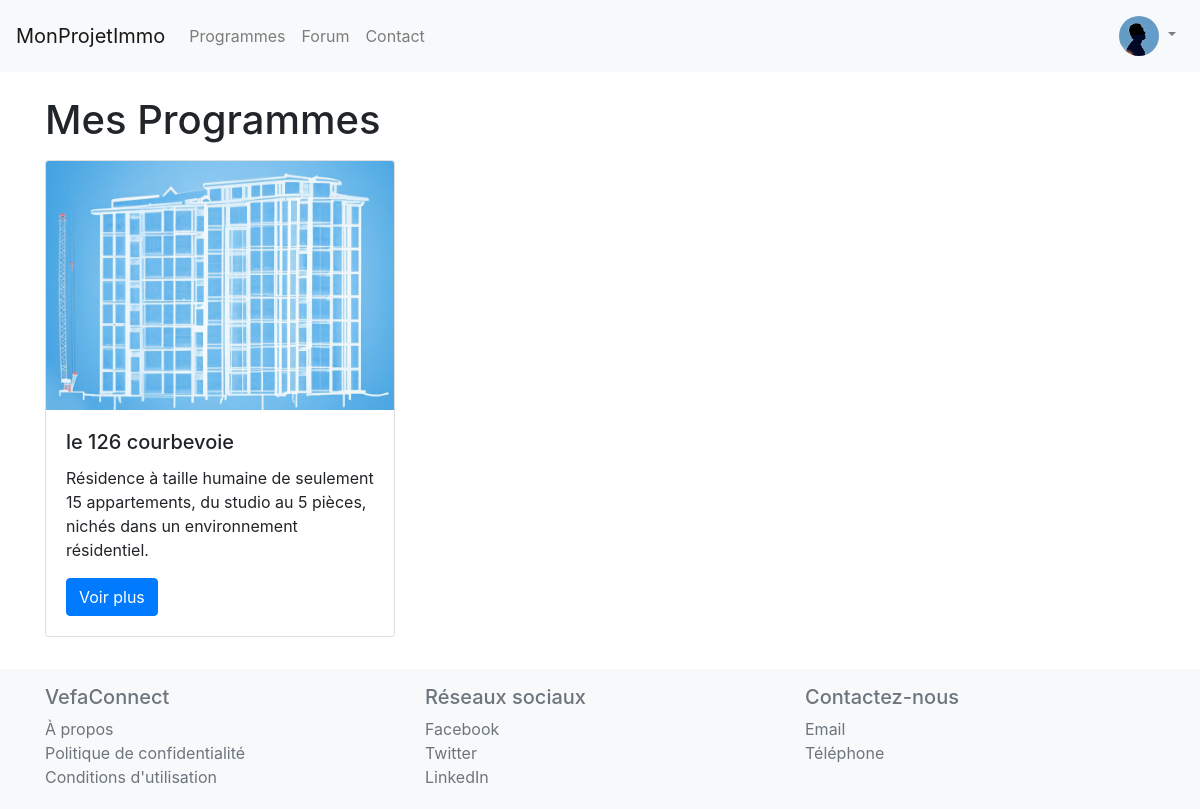
Before: /my_programs/ (signed in) with the older database file.
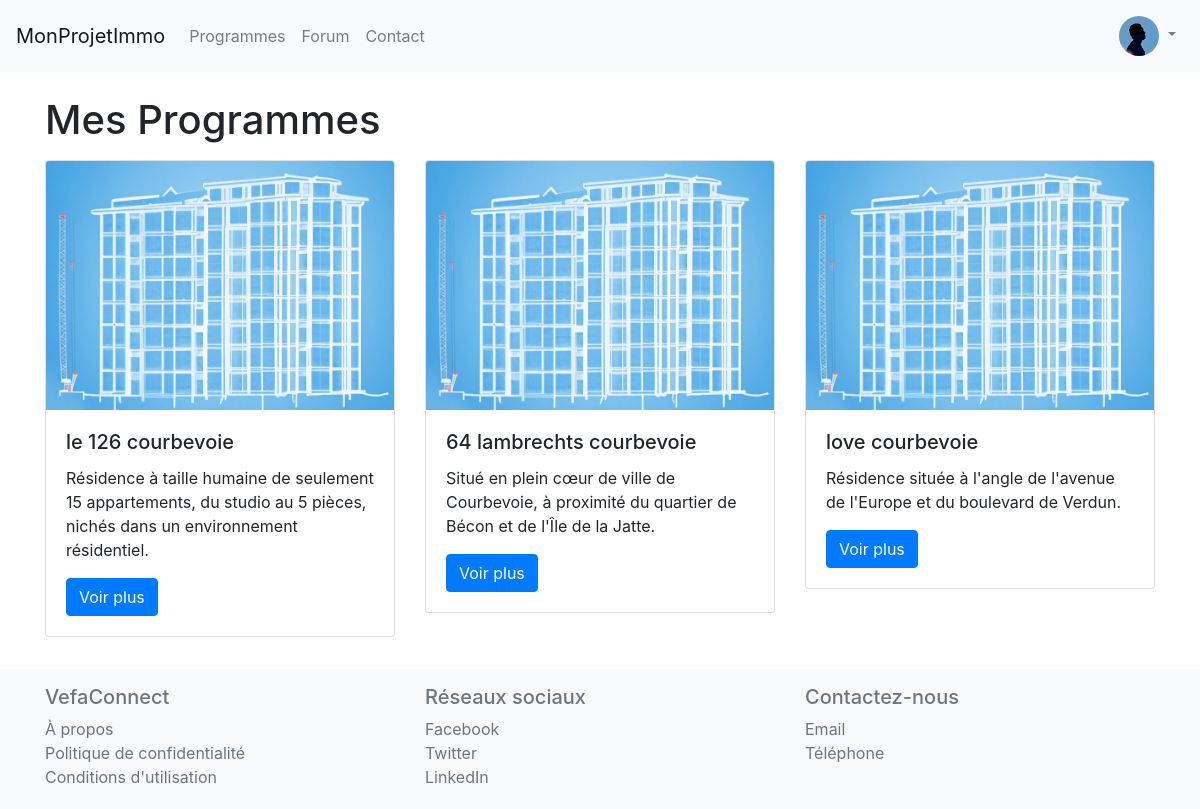
After: the same page with the newer database file.
### forum/models.py (models this page shows, shortened)
class UserProfile(models.Model):
    GENDER_CHOICES = (
        ('M', 'Male'),
        ('F', 'Female'),
        ('O', 'Other'),
)
    user = models.OneToOneField(User, on_delete=models.CASCADE)
    bio = models.TextField(blank=True)
    followed_programs = models.ManyToManyField('website.RealEstateProgram', through='website.FollowedProgram', related_name='followers')
    joined_date = models.DateTimeField(auto_now_add=True)
    photo = models.ImageField(upload_to='user_photos/', blank=True, null=True)
    first_name = models.CharField(max_length=30, blank=True, null=True)
    last_name = models.CharField(max_length=30, blank=True, null=True)
    gender = models.CharField(max_length=1, null=False, blank=False, choices=GENDER_CHOICES)

### website/models.py (models this page shows, shortened)
class FollowedProgram(models.Model):
    user_profile = models.ForeignKey('forum.UserProfile', on_delete=models.CASCADE)
    real_estate_program = models.ForeignKey(RealEstateProgram, on_delete=models.CASCADE)
    date_followed = models.DateTimeField(auto_now_add=True)
    is_owner = models.BooleanField(default=False)
    apartment_lot_reference = models.CharField(max_length=200, blank=True, null=True)

class RealEstateProgram(models.Model):
    name = models.CharField(max_length=200)
    description = models.TextField(blank=True)
    developer = models.ForeignKey(RealEstateDeveloper, on_delete=models.CASCADE, related_name='programs')
    slug = models.SlugField(unique=True, editable=False)
    end_date = models.DateField(null=True, blank=True)
    new_end_date = models.DateField(null=True, blank=True)
    address = models.ForeignKey(Address, on_delete=models.CASCADE, null=True)
    image = models.ImageField(upload_to='program_images/', null=True, blank=True)
    validated = models.BooleanField(default=False, null=False)
    class Meta:
        constraints = [
            models.UniqueConstraint(fields=['name', 'address', 'developer'], name='unique_program')
        ]

### website/views.py (the view)
# urls.py: path('my_programs/', my_programs, name='my_programs'),
@login_required
def my_programs(request):
    user_profile = UserProfile.objects.get(user=request.user)
    followed_programs = FollowedProgram.objects.filter(user_profile=user_profile)
    return render(request, 'my_programs.html', {'followed_programs': followed_programs})

### website/templates/my_programs.html
{% extends "base.html" %}
{% block content %}
<div class="container my-4">
    <h1>Mes Programmes</h1>
    {% if followed_programs %}
    <div class="row">
        {% for program in followed_programs %}
        <div class="col-md-4 my-2">
            <div class="card">
                <img src="{{ program.real_estate_program.image.url }}" class="card-img-top" alt="{{ program.real_estate_program.name }}">
                <div class="card-body">
                    <h5 class="card-title">{{ program.real_estate_program.name }}</h5>
                    <p class="card-text">{{ program.real_estate_program.description }}</p>
                    <a href="{{ program.real_estate_program.get_absolute_url }}" class="btn btn-primary">Voir plus</a>
                </div>
            </div>
        </div>
        {% endfor %}
    </div>
    {% else %}
    <p>Vous ne suivez actuellement aucun programme.<br> Commencez à en suivre en cherchant<a href="{% url 'program_search' %}"> un programme ici</a>.</p>
    {% endif %}
</div>
{% endblock %}

### templates/base.html (shortened to what this page needs)
{% load static %}
<!DOCTYPE html>
<html>
<head>
    <link rel="stylesheet" href="{% static 'website/css/style.css' %}">
  <link rel="stylesheet" href="https://cdn.jsdelivr.net/npm/bootstrap@4.3.1/dist/css/bootstrap.min.css">
  <link rel="stylesheet" href="{% static 'website/css/style.css' %}">
</head>
<body>
    <header>
        <nav>
            {% include 'navbar.html' %}
        </nav>
    </header>
    <main class="content">
        {% block content %}{% endblock %}
    </main>
    <footer>
        {% block footer %}
        {% include 'footer.html' %}
        {% endblock %}
    </footer>
</body>
</html>

### templates/navbar.html (shortened to what this page needs)
<nav class="navbar navbar-expand-lg navbar-light bg-light">
    <a class="navbar-brand" href="{% url 'home' %}">MonProjetImmo</a>
    <div class="collapse navbar-collapse" id="navbarNav">
        <ul class="navbar-nav">
            <li class="nav-item">
                <a class="nav-link" href="{% url 'program_search' %}">Programmes</a>
            </li>
            <li class="nav-item">
                <a class="nav-link" href="{% url 'general_forum' %}">Forum</a>
            </li>
            <li class="nav-item">
                <a class="nav-link" href="{% url 'contact' %}">Contact</a>
            </li>
        </ul>
        <ul class="navbar-nav ml-auto">
            {% if user.is_authenticated %}
            <li class="nav-item dropdown">
                <a class="nav-link dropdown-toggle" href="#" id="navbarDropdown" role="button" data-toggle="dropdown" aria-haspopup="true" aria-expanded="false">
                    <img src="{{ user.userprofile.photo.url  }}" class="rounded-circle" style="width:40px; height:40px; object-fit:cover;" alt="Avatar">
                </a>
            </li>
            {% endif %}
        </ul>
    </div>
</nav>

### templates/footer.html
{% load static %}
<footer class="footer mt-auto py-3 bg-light">
    <div class="container">
        <div class="row">
            <div class="col-4">
                <h5 class="text-muted">VefaConnect</h5>
                <ul class="list-unstyled text-small">
                    <li><a class="text-muted" href="#">À propos</a></li>
                    <li><a class="text-muted" href="#">Politique de confidentialité</a></li>
                    <li><a class="text-muted" href="#">Conditions d'utilisation</a></li>
                </ul>
            </div>
            <div class="col-4">
                <h5 class="text-muted">Réseaux sociaux</h5>
                <ul class="list-unstyled text-small">
                    <li><a class="text-muted" href="#">Facebook</a></li>
                    <li><a class="text-muted" href="#">Twitter</a></li>
                    <li><a class="text-muted" href="#">LinkedIn</a></li>
                </ul>
            </div>
            <div class="col-4">
                <h5 class="text-muted">Contactez-nous</h5>
                <ul class="list-unstyled text-small">
                    <li><a class="text-muted" href="#">Email</a></li>
                    <li><a class="text-muted" href="#">Téléphone</a></li>
                </ul>
            </div>
        </div>
    </div>
</footer>

### website/static/website/css/style.css (style rules this page uses)
html, body { height: 100%; display: flex; flex-direction: column; }
body { flex-grow: 1; margin-bottom: 0; }
main { flex-grow: 1; }
footer { flex-shrink: 0; width: 100%; height: 140px; }

Changed rows visible on the page:
added FollowedProgram: real_estate_program.image (placeholder picture), real_estate_program.name "64 lambrechts courbevoie", real_estate_program.description "Situé en plein cœur de ville de Courbevoie, à proximité du quartier de Bécon et de l'Île de la Jatte."
added FollowedProgram: real_estate_program.image (placeholder picture), real_estate_program.name "love courbevoie", real_estate_program.description "Résidence située à l'angle de l'avenue de l'Europe et du boulevard de Verdun."
